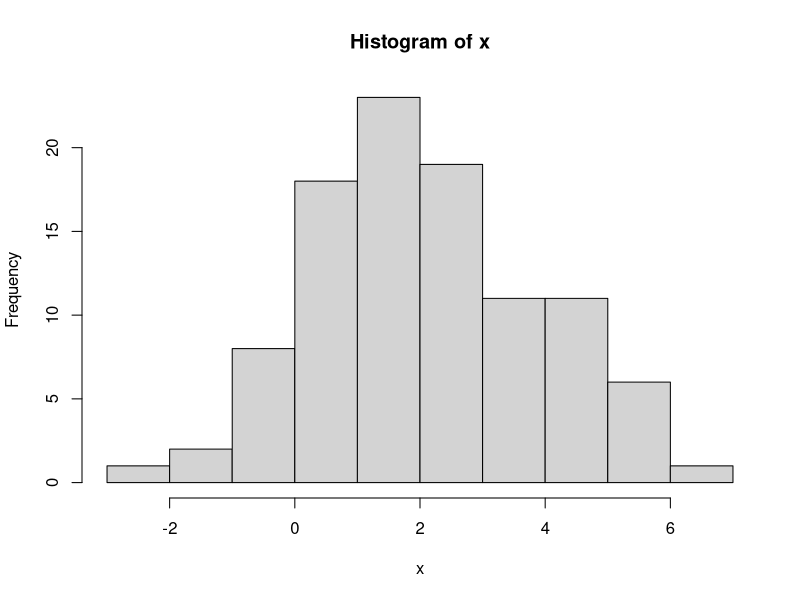

Write the R code that produced this figure. (Note: this script raises an error after producing the figure.)
# true parameter values
mu <- 2; sigma <- 2

# sample
n <- 100

set.seed(14)
x <- rnorm(n, mean = mu, sd = sigma)

hist(x)

# prior for mu
mu0 <- 1.5; tau <- 1

# prior for sigma.square
a <- 2; b <- 2

# posterior variance of mu
mu.posterior.var <- function(sigma) 1 / ( (n / sigma^2) + (1 / tau^2) )

# posterior mean of mu
mu.posterior.mean <- function(sigma) mu.posterior.var(sigma) * ( (sum(x) / sigma^2) + (mu0 / tau^2) )

# posterior shape of sigma.square
sigma.sq.posterior.a <- a + (n / 2)

# posterior rate of sigma.square
sigma.sq.posterior.b <- function(mu) b + sum((x - mu)^2) / 2 

# posterior sample size 
size <- 1000

# initial values
estimates <- matrix(c(1, 1), nrow = size, ncol = 2, byrow = TRUE)

estimates[1, ]

# sample generation
for (i in 2:size) {
  
  mu.post.var <- mu.posterior.var(sqrt(estimates[i-1, 2]))
  
  estimates[i, 1] <- rnorm(1, 
                           mean = mu.posterior.mean(sqrt(estimates[i-1, 2])),
                           sd = sqrt(post.var))
  
  estimates[i, 2] <- 1 / rgamma(1, 
                            shape = sigma.sq.posterior.a,
                            rate = sigma.sq.posterior.b(estimates[i, 1]))
}

head(estimates)

apply(estimates, 2, mean)
